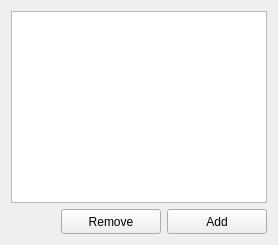
            <widget class="QWidget" name="tab_26">
             <attribute name="title">
              <string>Images</string>
             </attribute>
             <layout class="QGridLayout" name="gridLayout_97">
              <item row="1" column="2">
               <widget class="QPushButton" name="pushButton_20">
                <property name="minimumSize">
                 <size>
                  <width>100</width>
                  <height>25</height>
                 </size>
                </property>
                <property name="maximumSize">
                 <size>
                  <width>100</width>
                  <height>25</height>
                 </size>
                </property>
                <property name="text">
                 <string>Add</string>
                </property>
                <property name="icon">
                 <iconset>
                  <normaloff>../.designer/.designer/backup/img/add.png</normaloff>../.designer/.designer/backup/img/add.png</iconset>
                </property>
               </widget>
              </item>
              <item row="1" column="1">
               <widget class="QPushButton" name="pushButton_23">
                <property name="minimumSize">
                 <size>
                  <width>100</width>
                  <height>25</height>
                 </size>
                </property>
                <property name="maximumSize">
                 <size>
                  <width>100</width>
                  <height>25</height>
                 </size>
                </property>
                <property name="text">
                 <string>Remove</string>
                </property>
                <property name="icon">
                 <iconset>
                  <normaloff>../.designer/.designer/backup/img/rem.png</normaloff>../.designer/.designer/backup/img/rem.png</iconset>
                </property>
               </widget>
              </item>
              <item row="0" column="0" colspan="3">
               <widget class="QListWidget" name="listWidget_13">
                <property name="selectionMode">
                 <enum>QAbstractItemView::ExtendedSelection</enum>
                </property>
               </widget>
              </item>
             </layout>
            </widget>
